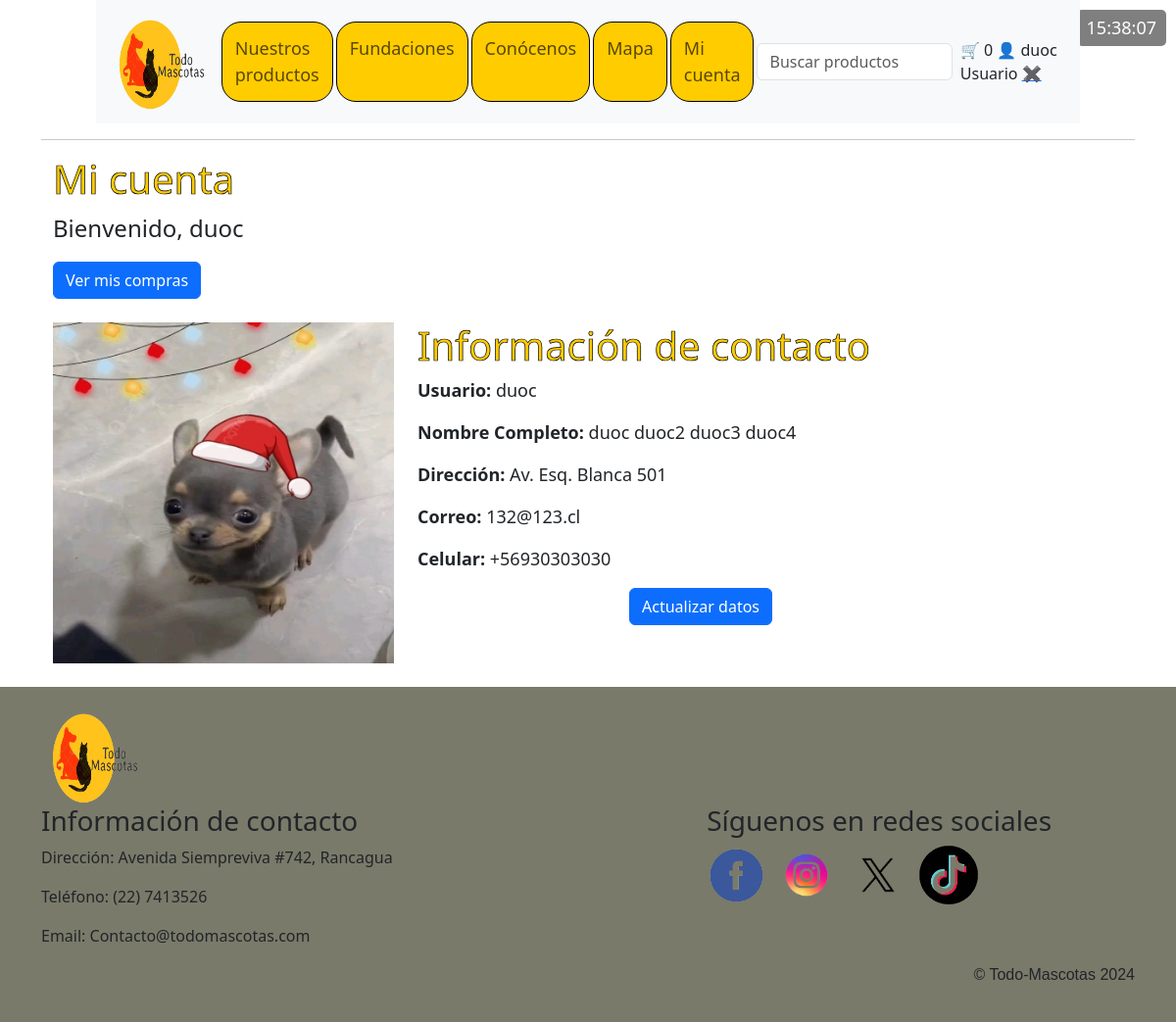
The app's page /micuenta/ (signed in) with its own data.
### core/models.py (models this page shows, shortened)
class Profile(models.Model):
    user = models.OneToOneField(User, on_delete=models.CASCADE)
    primer_nombre = models.CharField(max_length=30, blank=True, null=True)
    segundo_nombre = models.CharField(max_length=30, blank=True, null=True)
    apellido_paterno = models.CharField(max_length=30, blank=True, null=True)
    apellido_materno = models.CharField(max_length=30, blank=True, null=True)
    direccion = models.CharField(max_length=255, blank=True, null=True)
    celular = models.CharField(max_length=15, blank=True, null=True)
    fecha_nacimiento = models.DateField(blank=True, null=True)

### core/views.py (the view, shortened to what this page needs)
# urls.py: path('micuenta/', views.micuenta, name='micuenta'),
@login_required
def micuenta(request):
    profile = request.user.profile
    return render(request, 'micuenta.html', {'profile': profile})

### core/templates/micuenta.html (shortened to what this page needs)
{% extends 'base.html' %}
{% load static %}
{% block content %}
<div class="container">
    <h2 class="titu8">Mi cuenta</h2>
    <p class="parra1">Bienvenido, {{ user.username }}</p>
    <a href="{% url 'mis_boletas' %}" class="btn btn-primary">Ver mis compras</a>
    <br>
    <br>
    <div class="row">
        <div class="col-md-4">
            <img src="{% static 'img/img-micuenta.jpg' %}" alt="Imagen de perfil" class="img-fluid">
        </div>
        <br>
        <div class="col-md-8">
            {% if profile.primer_nombre %}
                <h3 class="titu8">Información de contacto</h3>
                <p class="parra15"><strong>Usuario:</strong> {{ user.username }}</p>
                <p class="parra15"><strong>Nombre Completo:</strong> {{ profile.primer_nombre }} {{ profile.segundo_nombre }} {{ profile.apellido_paterno }} {{ profile.apellido_materno }}</p>
                <p class="parra15"><strong>Dirección:</strong> {{ profile.direccion }}</p>
                <p class="parra15"><strong>Correo:</strong> {{ user.email }}</p>
                <p class="parra15"><strong>Celular:</strong> {{ profile.celular }}</p>
                <a href="?edit=true" class="btn btn-primary" style="margin-left:  30%;">Actualizar datos</a>
            {% endif %}
            <br>
        </div>
    </div>
</div>
<br>
{% endblock %}

### core/templates/base.html (shortened to what this page needs)
<!DOCTYPE html>
<html lang="en">
<head>
    {% load static %}
    <link rel="stylesheet" href="{% static 'Css/Estilos.css' %}">
    <link href="https://cdn.jsdelivr.net/npm/bootstrap@5.3.3/dist/css/bootstrap.min.css" rel="stylesheet">
</head>
<body>
    <main class="container">
        <span id="reloj" class="reloj"></span>
        <nav class="navbar navbar-expand-lg navbar-light bg-light">
            <div class="container-fluid">
                <a href="{% url 'Index' %}" class="navbar-brand" style="display: flex;">
                    <img class="imglogo" src="{% static 'img/todo mascotas.png' %}">
                </a>
                <div class="collapse navbar-collapse" id="opciones">
                    <ul class="navbar-nav me-auto mb-2 mb-lg-0">
                        <li class="nav-item">
                            <a class="nav-link" href="{% url 'Nuestros-productos' %}">Nuestros productos</a>
                        </li>
                        <li class="nav-item">
                            <a class="nav-link" href="{% url 'Fundaciones' %}"> Fundaciones</a>
                        </li>
                        <li class="nav-item">
                            <a class="nav-link" id="link-conocenos" href="{% url 'Index' %}#conocenos">Conócenos</a>
                        </li>
                        <li class="nav-item">
                            <a class="nav-link" href="{% url 'Mapa' %}">Mapa</a>
                        </li>
                        {% if user.is_authenticated and not user.is_staff  %}
                            <li class="nav-item">
                                <a class="nav-link" href="{% url 'micuenta' %}">Mi cuenta</a>
                            </li>
                        {% endif %}
                    </ul>
                </div>
                <div class="d-flex align-items-center">
                    <input class="barrabusqueda form-control me-2" type="text" id="busqueda" placeholder="Buscar productos">
                    <div class="ccompra">
                        {% if user.is_authenticated and not user.is_staff %}
                            <a id="carrito-link" href="{% url 'carrito' %}" style="text-decoration: none;">
                                <span id="carrito-icono">&#128722;</span>
                            </a>
                            <span id="carrito-contador">{{ request.session.carrito_total|default:0 }}</span>
                        {% endif %}
                        <span id="usuario-icono">&#128100;</span>
                        {% if user.is_authenticated %}
                            <span id="nombre-usuario">{{ user.username }}</span>
                            <span id="usuario-info">{% if user.is_staff %}Admin{% else %}Usuario{% endif %}</span>
                            <a id="cerrar-sesion" href="{% url 'logout' %}">&#10006;</a>
                        {% else %}
                            <span id="nombre-usuario">Invitado</span>
                        {% endif %}
                    </div>
                </div>
            </div>
        </nav>
        <hr>
    {% block content %}
    {% endblock %}
    </main>
    <div class="footercon">
    <footer class="footer">
        <div class="container">
            <div class="col-lg-2">
                <a href="{% url 'Index' %}">
                <img class="logo" src="{% static 'Img/todo mascotas.png' %}" alt="logotodomascotas">
                </a>
            </div>
            <div class="row">
                <div class="col-md-6">
                    <div class="info">
                        <h3>Información de contacto</h3>
                        <p>Dirección: Avenida Siempreviva #742, Rancagua</p>
                        <p>Teléfono: (22) 7413526</p>
                        <p>Email: Contacto@todomascotas.com</p>
                    </div>
                </div>
                <div class="col-md-6">
                    <div class="info1">
                        <h3>Síguenos en redes sociales</h3>
                            <ul class="list-inline">
                                <li class="list-inline-item"><a href="https://www.facebook.com/?locale=es_LA"><img class="imgfoo" src="{% static 'Img/img-footer-facebook.png' %}" alt="Facebook"></a></li>
                                <li class="list-inline-item"><a href="https://www.instagram.com"><img class="imgfoo" src="{% static 'Img/img-footer-instagram.png' %}" alt="Instagram"></a></li>
                                <li class="list-inline-item"><a href="https://twitter.com/?lang=es"><img class="imgfoo" src="{% static 'Img/img-footer-X.png' %}" alt="X"></a></li>
                                <li class="list-inline-item"><a href="https://www.tiktok.com/es/"><img class="imgfoo" src="{% static 'Img/img-footer-tiktok.png' %}" alt="Tiktok"></a></li>
                            </ul>
                    </div>
                </div>
                <p class="fooparra">&copy; Todo-Mascotas 2024</p>
            </div>
        </div>
    </footer>
    </div>
</body>
</html>

### core/static/Css/Estilos.css (style rules this page uses)
body { background-color: white; }
.nav-item { background-color: rgb(255, 204, 0); font-size: large; margin-right: 3px; border: 1px solid black; border-radius: 20px; padding: 5px; }
.imglogo { width: 100px; height: 100px; margin-left: auto; }
.barrabusqueda { margin-left: auto; margin-right: 15px; display: flex; align-items: center; }
.ccompra { margin-left: auto; }
.titu8 { font-size: 250%; color :rgb(255, 204, 0); -webkit-text-stroke: 0.7px black; }
.parra15 { font-size: large; }
.parra1 { font-size: x-large; }
.footer { background-color: #7a7a6a; padding: 50px; height: 300 px; width: 100%; }
.imgfoo { height: 60px; width: 60px; }
.logo { height: 100px; width: 100px; border: #f00505; }
.fooparra { text-align: right; font-family: 'Franklin Gothic Medium', 'Arial Narrow', Arial, sans-serif; }
.footercon { display: flex; align-items: center; max-width: 100%; }
.info1 { text-justify: top; margin-left: 20%; }
.reloj { position: fixed; top: 10px; right: 10px; color: #ffffff; font-size: 18px; background-color: rgba(0, 0, 0, 0.5); padding: 5px 10px; border-radius: 5px; }
@media screen and (max-width: 1200px) { .navbar { padding: 10px; max-width: 90%; margin: 0 auto; } }
@media screen and (max-width: 1200px) { .footer { padding: 20px; max-width: 100%; margin: 0 auto; } }

### records on screen
Profile: primer_nombre "duoc", segundo_nombre "duoc2", apellido_paterno "duoc3", apellido_materno "duoc4", direccion "Av. Esq. Blanca 501", celular "+56930303030"

### other values on screen
{{ request.session.carrito_total|default:0 }} "0"
{{ user.username }} "duoc"
{{ user.email }} "132@123.cl"
